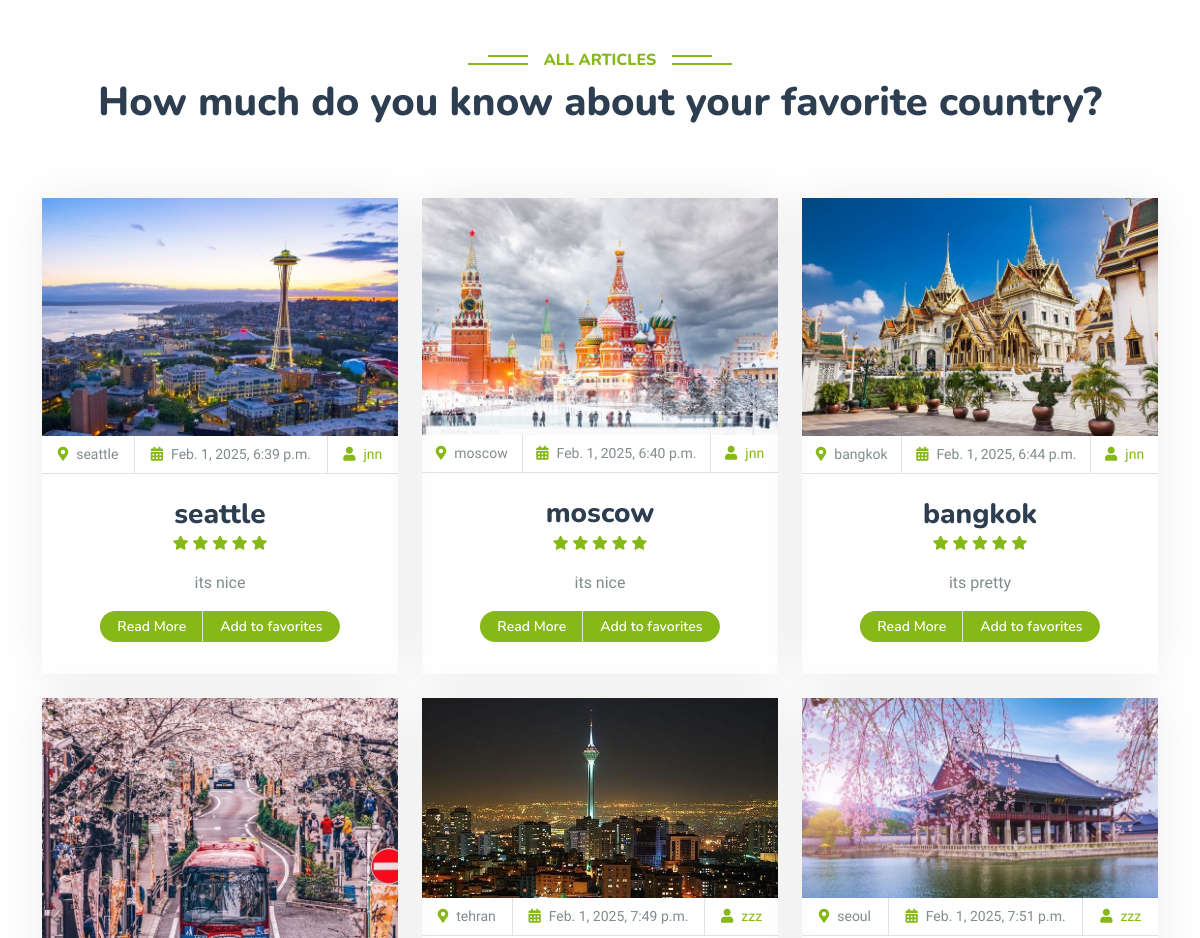
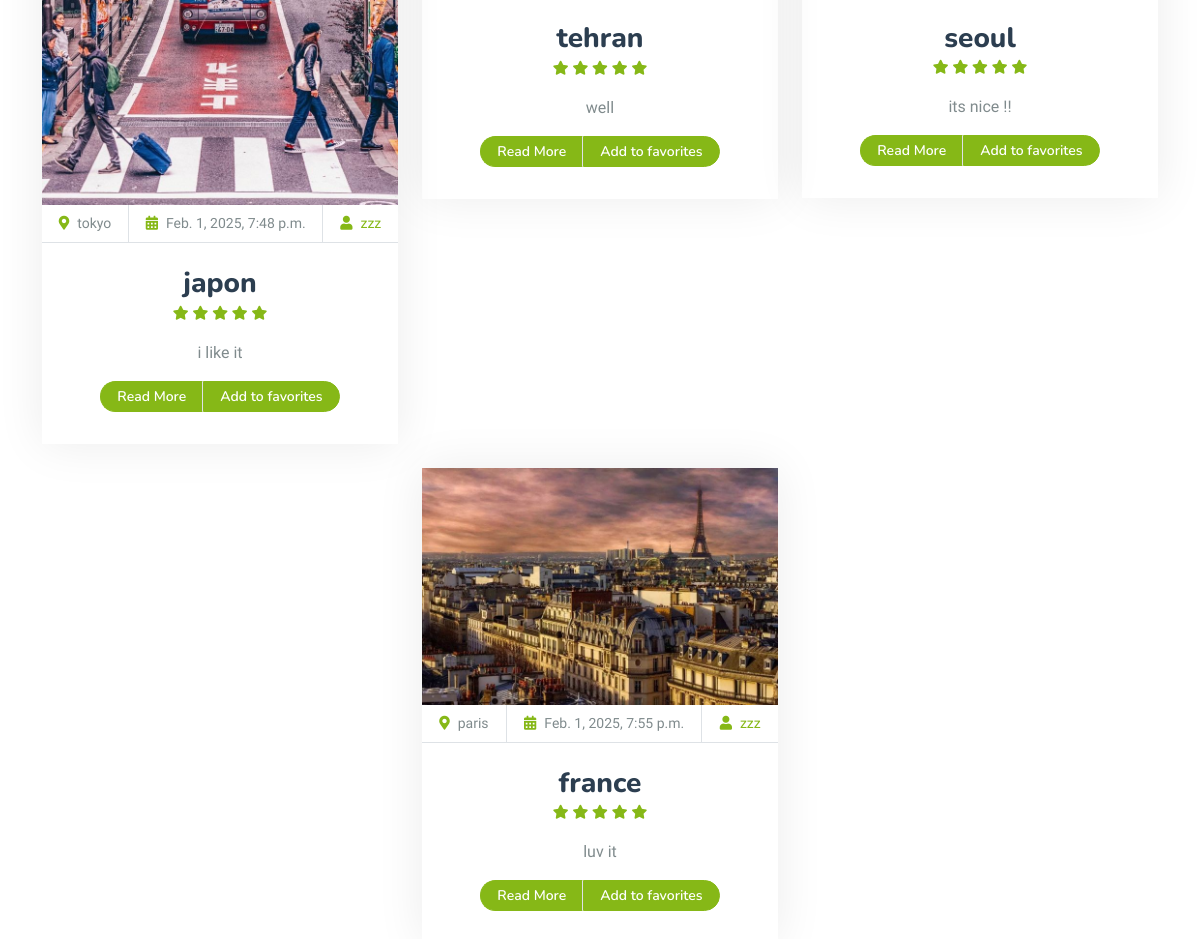
Screenshot of /articles-list/ with the database file from the repository (2 pictures, top to bottom).
### article_module/models.py (models this page shows, shortened)
class Article(models.Model):
    title = models.CharField(max_length=50)
    city = models.CharField(max_length=50)
    reading_duration = models.IntegerField()
    image = models.ImageField(upload_to='articles_pic', null=True, blank=True)
    author = models.ForeignKey(User, on_delete=models.CASCADE, related_name='article_author')
    short_description = models.CharField(max_length=100)
    text = models.TextField()
    create_date = models.DateTimeField(auto_now_add=True, null=True, blank=True)
    slug = models.SlugField(null=True)
    categories = models.ManyToManyField(ArticleCategory)
    is_active = models.BooleanField(default=True)

### user_module/models.py (models this page shows, shortened)
class User(AbstractUser):
    phone = models.IntegerField(verbose_name='your number', null=True, blank=True)
    email_active_code = models.CharField(max_length=100)
    following = models.ManyToManyField('self', through='Contact', related_name='followers', symmetrical=False)
    class Meta:
        verbose_name = 'user'
        verbose_name_plural = 'users'

### article_module/views.py (the view)
# urls.py: path('articles-list/', views.ArticleListView.as_view(), name='article-list-page'),
class ArticleListView(ListView):
    template_name = 'article-list.html'
    model = Article
    def get_queryset(self):
        query = super(ArticleListView, self).get_queryset()
        category = self.kwargs.get('category')
        if category is not None:
            query = query.filter(is_active=True, categories__url_title__iexact=category)
        return query
    def get_context_data(self, *, object_list=None, **kwargs):
        context = super().get_context_data()
        category = self.kwargs.get('category')
        context['cat'] = category
        return context

### article_module/templates/article-list.html (shortened to what this page needs)
{% extends 'base.html' %}
{% load render_partial %}
{% load thumbnail %}
{% block content %}
    <div class="container-xxl py-5">
        <div class="container">
            <div class="text-center wow fadeInUp" data-wow-delay="0.1s"
                 style="visibility: visible; animation-delay: 0.1s; animation-name: fadeInUp;">
                <h6 class="section-title bg-white text-center text-primary px-3">all articles</h6>
                <h1 class="mb-5">How much do you know about your favorite country?</h1>
            </div>
            <br>
            <div class="row g-4 justify-content-center">
                {% for article in article_list %}
                    <div class="col-lg-4 col-md-6 wow fadeInUp" data-wow-delay="0.1s"
                         style="visibility: visible; animation-delay: 0.1s; animation-name: fadeInUp;">
                        <div class="package-item">
                            <div class="overflow-hidden">
                                {% thumbnail article.image "400x300" crop="center" as im %}
                                    <img class="img-fluid" src="{{ im.url }}" alt="">
                                {% endthumbnail %}
                            </div>
                            <div class="d-flex border-bottom">
                                <small class="flex-fill text-center border-end py-2"><i
                                        class="fa fa-map-marker-alt text-primary me-2"></i>{{ article.city }}</small>
                                <small class="flex-fill text-center border-end py-2"><i
                                        class="fa fa-calendar-alt text-primary me-2"></i>{{ article.create_date }}
                                </small>
                                <small class="flex-fill text-center py-2"><a
                                        href="{% url 'user-info' article.author.username %}"><i
                                        class="fa fa-user text-primary me-2"></i>{{ article.author.username }}
                                </a></small>
                            </div>
                            <div class="text-center p-4">
                                <h3 class="mb-0">{{ article.title }}</h3>
                                <div class="mb-3">
                                    <small class="fa fa-star text-primary"></small>
                                    <small class="fa fa-star text-primary"></small>
                                    <small class="fa fa-star text-primary"></small>
                                    <small class="fa fa-star text-primary"></small>
                                    <small class="fa fa-star text-primary"></small>
                                </div>
                                <p>{{ article.short_description }}</p>
                                <div class="d-flex justify-content-center mb-2">
                                    <a href="{% url 'article-detail-page' article_id=article.id %}"
                                       class="btn btn-sm btn-primary px-3 border-end"
                                       style="border-radius: 30px 0 0 30px;">Read More</a>
                                    <a data-article-id="{{ article.id }}"
                                       class="add-to-favorites-button btn btn-sm btn-primary px-3"
                                       style="border-radius: 0 30px 30px 0;">Add to favorites</a>
                                </div>
                            </div>
                        </div>
                    </div>
                {% endfor %}
            </div>
        </div>
    </div>
{% endblock %}

### templates/base.html (shortened to what this page needs)
{% load static %}
{% load render_partial %}
<!DOCTYPE html>
<html lang="en">
<head>
    {% include 'header-references.html' %}
</head>
<body>
{% block content %}{% endblock %}
</body>
</html>

### templates/header-references.html (shortened to what this page needs)
<link href="https://cdnjs.cloudflare.com/ajax/libs/font-awesome/5.10.0/css/all.min.css" rel="stylesheet">
<link href="https://cdn.jsdelivr.net/npm/bootstrap-icons@1.4.1/font/bootstrap-icons.css" rel="stylesheet">
<link href="/static/lib/animate/animate.min.css" rel="stylesheet">
<link href="/static/lib/owlcarousel/assets/owl.carousel.min.css" rel="stylesheet">
<link href="/static/lib/tempusdominus/css/tempusdominus-bootstrap-4.min.css" rel="stylesheet">
<link href="/static/css/bootstrap.min.css" rel="stylesheet">
<link href="/static/css/style.css" rel="stylesheet">

### static/css/style.css (style rules this page uses)
:root { --primary: #86B817; --secondary: #FE8800; --light: #F5F5F5; --dark: #14141F; }
.btn { font-family: 'Nunito', sans-serif; font-weight: 600; transition: .5s; }
.btn.btn-primary, .btn.btn-secondary { color: #FFFFFF; }
.section-title { position: relative; display: inline-block; text-transform: uppercase; }
.section-title::before { position: absolute; content: ""; width: calc(100% + 80px); height: 2px; top: 4px; left: -40px; background: var(--primary); z-index: -1; }
.section-title::after { position: absolute; content: ""; width: calc(100% + 120px); height: 2px; bottom: 5px; left: -60px; background: var(--primary); z-index: -1; }
.package-item { box-shadow: 0 0 45px rgba(0, 0, 0, .08); }
.package-item img { transition: .5s; }

### rows the page displays
Article: shows a picture, city "seattle", create_date "Feb. 1, 2025, 6:39 p.m.", author.username "jnn", title "seattle", short_description "its nice"
Article: shows a picture, city "moscow", create_date "Feb. 1, 2025, 6:40 p.m.", author.username "jnn", title "moscow", short_description "its nice"
Article: shows a picture, city "bangkok", create_date "Feb. 1, 2025, 6:44 p.m.", author.username "jnn", title "bangkok", short_description "its pretty"
Article: shows a picture, city "tokyo", create_date "Feb. 1, 2025, 7:48 p.m.", author.username "zzz", title "japon", short_description "i like it"
Article: shows a picture, city "tehran", create_date "Feb. 1, 2025, 7:49 p.m.", author.username "zzz", title "tehran", short_description "well"
Article: shows a picture, city "seoul", create_date "Feb. 1, 2025, 7:51 p.m.", author.username "zzz", title "seoul", short_description "its nice !!"
Article: shows a picture, city "paris", create_date "Feb. 1, 2025, 7:55 p.m.", author.username "zzz", title "france", short_description "luv it"
